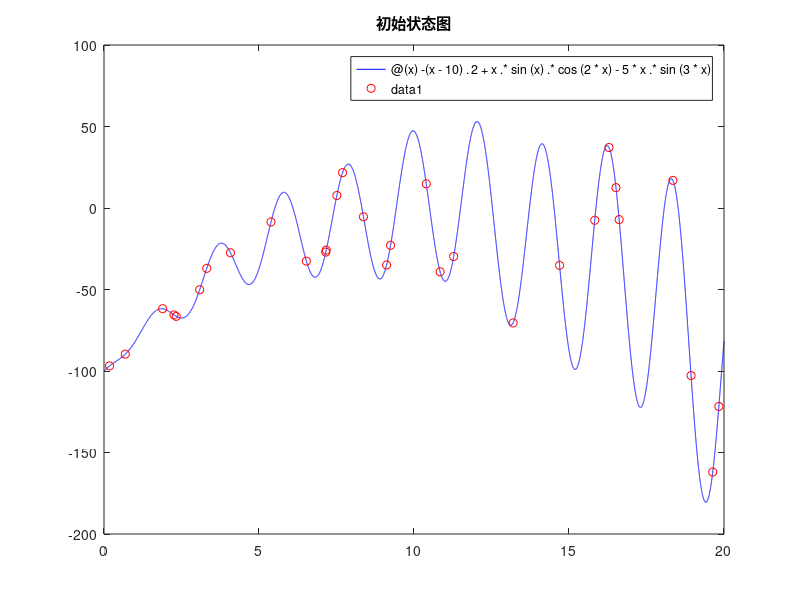
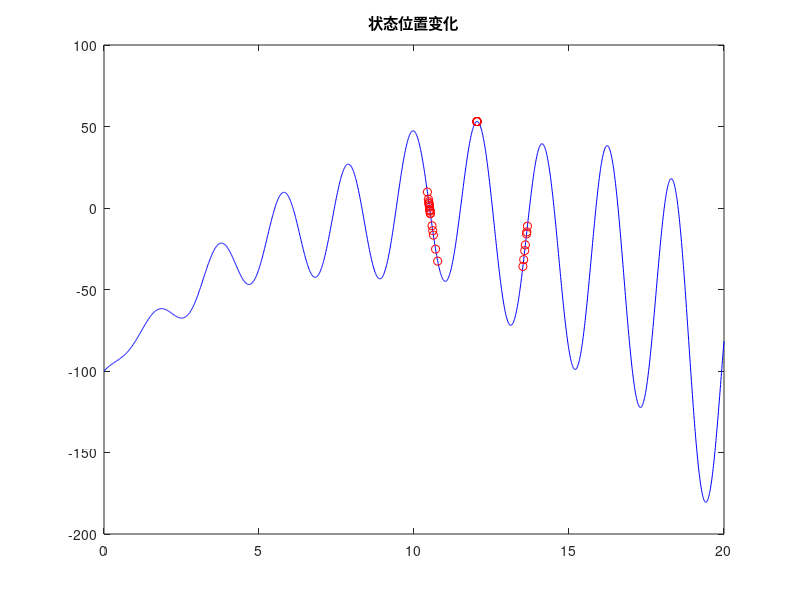
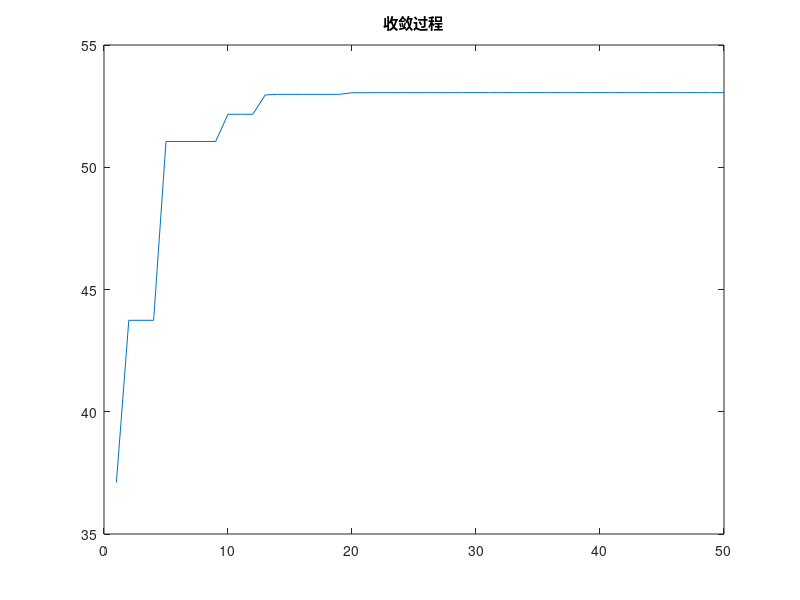
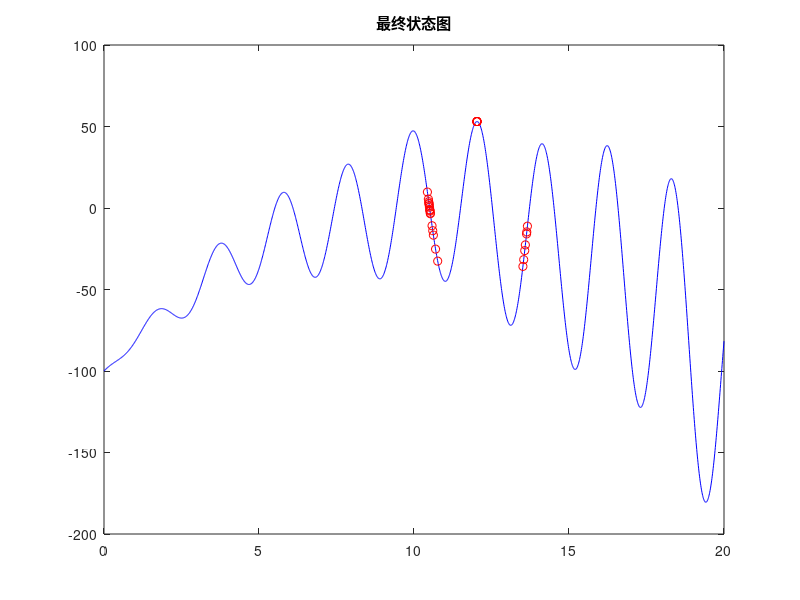

Here is the MATLAB script that generated these plots, in order:

clc;clear;close all;
f= @(x) - (x - 10) .^ 2 + x .* sin(x) .* cos(2 * x) - 5 * x .* sin(3 * x) ; % 适应度函数表达式(求这个函数的最大值)  
figure(1);
fplot(f, [0 20], 'b-');                 % 画出初始图像 

d = 1;                           % 空间维数(该例子是1维)  
N = 30;                          % 初始种群个数         
x_limit = [0, 20];               % 设置位置限制  
v_limit = [-1, 1];               % 设置速度限制    

x = x_limit(1) + (x_limit(2) - x_limit(1)) * rand(N, d); %初始每个粒子的位置  
v = rand(N, d);                  % 初始每个粒子的速度  

pbest = x;                       % 初始化每个个体的历史最佳位置 
gbest = zeros(1, d);             % 初始化种群的历史最佳位置  

fp_best = zeros(N, 1);           % 初始化每个个体的历史最佳适应度 为 0  
fg_best = -inf;                  % 初始化种群历史最佳适应度 为 负无穷  

iter = 50;                       % 最大迭代次数
w = 0.8;                         % 惯性权重  
c1 = 0.5;                        % 自我学习因子  
c2 = 0.2;                        % 群体学习因子 

hold on;
plot(x, f(x), 'ro');
title('初始状态图');  

  
record = zeros(iter, 1);        % 记录器(用于记录 fg_best 的变化过程)
figure(2);
i = 1; 
while i <= iter  
    fx = f(x) ;                 % 计算个体当前适应度     
    for j = 1:N        
        if fp_best(j) < fx(j) 
            fp_best(j) = fx(j); % 更新个体历史最佳适应度
            pbest(j) = x(j);    % 更新个体历史最佳位置 
        end   
    end
    if fg_best < max(fp_best) 
        [fg_best,ind_max] = max(fp_best);     % 更新群体历史最佳适应度
        gbest = pbest(ind_max);               % 更新群体历史最佳位置，其中 ind_max 是最大值所在的下标
        % 注：将上面的两个式子换成下面两个是不可以的
        % [gbest, ind_max] = max(pbest);      % 更新群体历史最佳位置，其中 ind_max 是最大值所在的下标
        % fg_best = fp_best(ind_max);         % 更新群体历史最佳适应度   
    end  
    v = v * w + c1 * rand() * (pbest - x) + c2 * rand() * (repmat(gbest, N, 1) - x); % 速度更新
    % 注： repmat(A,r1,r2):可将矩阵 扩充 为每个单位为A的r1*r2的矩阵
    
    % 边界速度处理  
    v(v > v_limit(2)) = v_limit(2);
    v(v < v_limit(1)) = v_limit(1);  
    
    x = x + v;% 位置更新  
    
    % 边界位置处理  
    x(x > x_limit(2)) = x_limit(2);  
    x(x < x_limit(1)) = x_limit(1);  
    
    record(i) = fg_best;%最大值记录  
    
    % 画动态展示图
    zuo_x = 0 : 0.01 : 20;  
    plot(zuo_x, f(zuo_x), 'b-', x, f(x), 'ro');
    title('状态位置变化')  
    pause(0.1)  
    i = i + 1;
%     if mod(i,10) == 0   % 显示进度
%         i
%     end
end  
figure(3);
plot(record);
title('收敛过程'); 
zuo_x = 0 : 0.01 : 20;  

figure(4);
plot(zuo_x, f(zuo_x), 'b-', x, f(x), 'ro');
title('最终状态图')

disp(['最佳适应度：',num2str(fg_best)]);  
disp(['最佳粒子的位置x：',num2str(gbest)]);  

